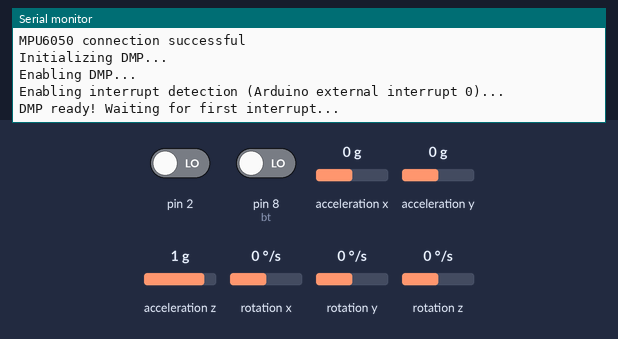
The sketch below on a simulated Arduino Uno, built with avr-gcc and run on an emulated ATmega328P. Shown: the last lines printed to the serial monitor. Inputs (shaded band) come from the test bench; at power-on: pin 8 (bt) LOW, acceleration x 0 g, acceleration y 0 g, acceleration z 1 g, rotation z 0 °/s, pin 2 LOW, rotation x 0 °/s, rotation y 0 °/s. The sensor or clock chip raises its interrupt line as the real part does.

Above: at 1.7 s.
1.8 s: pin 8 (bt) driven HIGH
At 2.17 s:
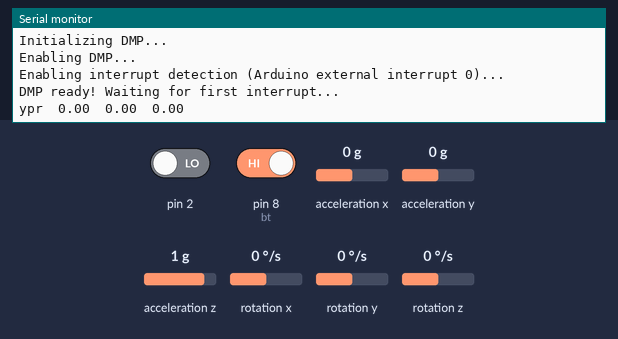
4.0 s: acceleration x set to -1.4 g
At 4.04 s:
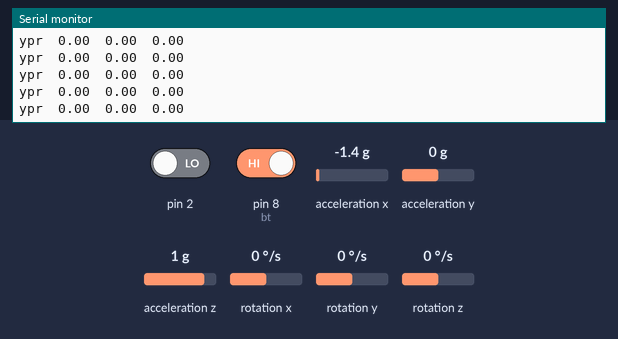
5.5 s: acceleration y set to -1.4 g
At 5.59 s:
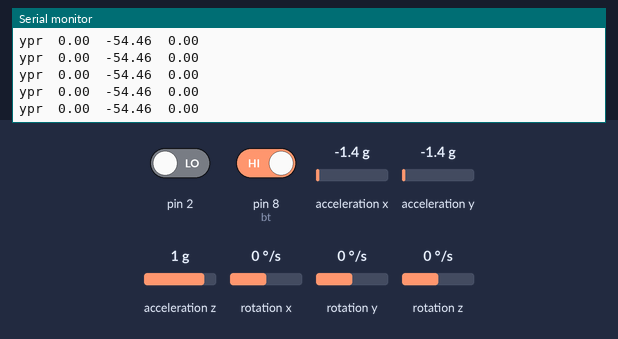
7.0 s: acceleration z set to -1.4 g
At 7.15 s:
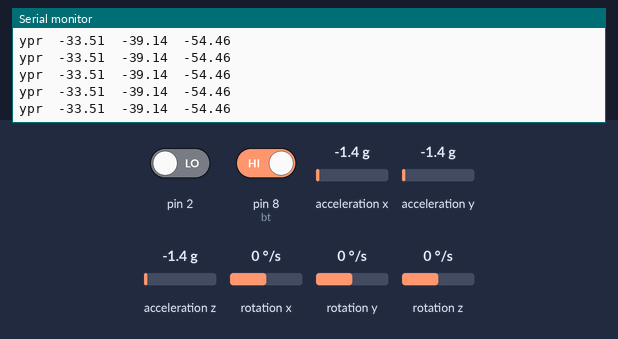
8.5 s: rotation z set to -192 °/s
At 8.71 s:
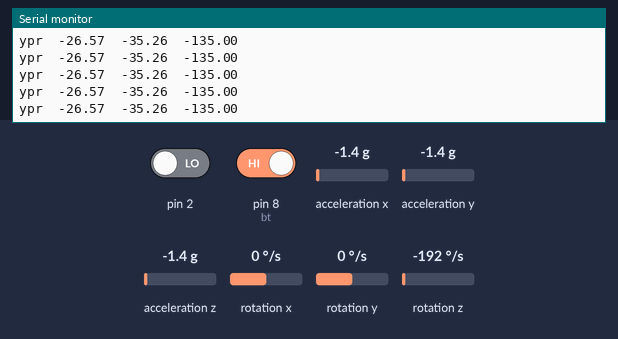
10.0 s: pin 8 (bt) driven LOW
At 11.0 s:
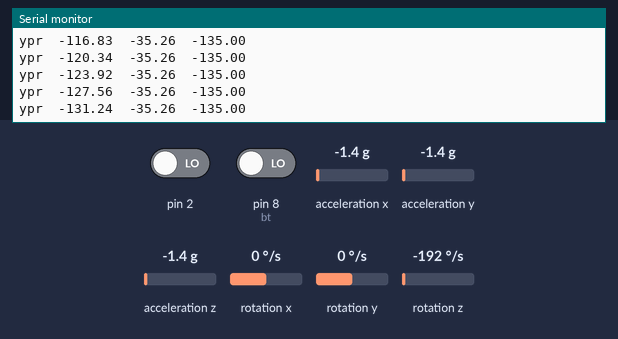
Timing chart, 0 to 13.0 s (numbered marks = the images above; inputs shaded):
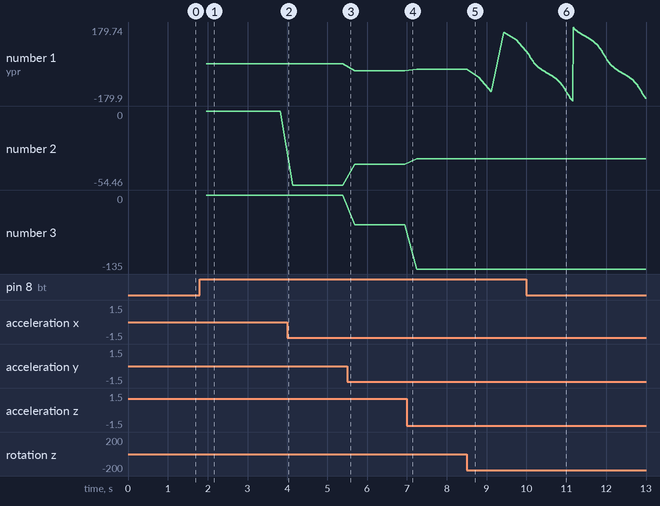

Measured:
- after the input at 1.8 s, the serial monitor: prints a new line after 0.16 s (image 1)
- after the input at 10.0 s, the serial monitor: prints a new line after 0.07 s (image 6)
- plotted number 1: 0 → -33.51 after the input at 5.5 s, -33.51 → -26.57 after the input at 7.0 s, -26.57 → 117.14 after the input at 8.5 s, 117.14 → -1.63 after the input at 10.0 s
- plotted number 2: 0 → -54.46 after the input at 4.0 s, -54.46 → -39.14 after the input at 5.5 s, -39.14 → -35.26 after the input at 7.0 s
- plotted number 3: -54.46 → -135 after the input at 7.0 s

The sketch:

code_mau_du_an.ino
```cpp
#include "I2Cdev.h"
#include "MPU6050_6Axis_MotionApps20.h"
//#include "MPU6050.h" // not necessary if using MotionApps include file
#if I2CDEV_IMPLEMENTATION == I2CDEV_ARDUINO_WIRE
#include "Wire.h"
#endif

// AD0 low = 0x68 (default for SparkFun breakout and InvenSense evaluation board)
// AD0 high = 0x69
MPU6050 mpu;
#define OUTPUT_READABLE_YAWPITCHROLL

// MPU control/status vars
bool dmpReady = false;  // set true if DMP init was successful
uint8_t mpuIntStatus;   // holds actual interrupt status byte from MPU
uint8_t devStatus;      // return status after each device operation (0 = success, !0 = error)
uint16_t packetSize;    // expected DMP packet size (default is 42 bytes)
uint16_t fifoCount;     // count of all bytes currently in FIFO
uint8_t fifoBuffer[64]; // FIFO storage buffer
VectorFloat gravity;
Quaternion q;
float ypr[3]; // [yaw, pitch, roll]   yaw/pitch/roll container and gravity vector
uint8_t teapotPacket[14] = {'$', 0x02, 0, 0, 0, 0, 0, 0, 0, 0, 0x00, 0x00, '\r', '\n'};
volatile bool mpuInterrupt = false; // indicates whether MPU interrupt pin has gone high

void dmpDataReady()
{
  mpuInterrupt = true;
}

#include <SoftwareSerial.h>
SoftwareSerial BTSerial(10, 11); // RX | TX
int bt = 8;
int x = 1;

void setup()
{
#if I2CDEV_IMPLEMENTATION == I2CDEV_ARDUINO_WIRE
  Wire.begin();
  TWBR = 24; // 400kHz I2C clock (200kHz if CPU is 8MHz)

#elif I2CDEV_IMPLEMENTATION == I2CDEV_BUILTIN_FASTWIRE
  Fastwire::setup(400, true);
#endif

  // initialize serial communication
  // (115200 chosen because it is required for Teapot Demo output, but it's
  // really up to you depending on your project)
  Serial.begin(115200);
  BTSerial.begin(38400);

  // while (!Serial); // wait for Leonardo enumeration, others continue immediately

  Serial.println(F("Initializing I2C devices..."));
  mpu.initialize();

  // verify connection
  Serial.println(F("Testing device connections..."));
  Serial.println(mpu.testConnection() ? F("MPU6050 connection successful") : F("MPU6050 connection failed"));

  // wait for ready

  // load and configure the DMP
  Serial.println(F("Initializing DMP..."));
  devStatus = mpu.dmpInitialize();

  // supply your own gyro offsets here, scaled for min sensitivity
  mpu.setXGyroOffset(220);
  mpu.setYGyroOffset(76);
  mpu.setZGyroOffset(-85);
  mpu.setZAccelOffset(1788);
  // make sure it worked (returns 0 if so)
  if (devStatus == 0)
  {
    // turn on the DMP, now that it's ready
    Serial.println(F("Enabling DMP..."));
    mpu.setDMPEnabled(true);

    // enable Arduino interrupt detection
    Serial.println(F("Enabling interrupt detection (Arduino external interrupt 0)..."));
    attachInterrupt(0, dmpDataReady, RISING);
    mpuIntStatus = mpu.getIntStatus();

    // set our DMP Ready flag so the main loop() function knows it's okay to use it
    Serial.println(F("DMP ready! Waiting for first interrupt..."));
    dmpReady = true;

    // get expected DMP packet size for later comparison
    packetSize = mpu.dmpGetFIFOPacketSize();
  }
  else
  {
    // ERROR!
    // 1 = initial memory load failed
    // 2 = DMP configuration updates failed
    // (if it's going to break, usually the code will be 1)
    Serial.print(F("DMP Initialization failed (code "));
    Serial.print(devStatus);
    Serial.println(F(")"));
  }
  // configure LED for output
  pinMode(bt, INPUT);
}
// ================================================================
// ===                    MAIN PROGRAM LOOP                     ===
// ================================================================
void loop()
{
  if (digitalRead(bt) == HIGH)
  {
    x++;
    delay(150);
  }
  if ((x % 2) == 0)
  {
    // if programming failed, don't try to do anything
    if (!dmpReady)
      return;

    // wait for MPU interrupt or extra packet(s) available
    while (!mpuInterrupt && fifoCount < packetSize)
    {
      // other program behavior stuff here
      // .
      // .
      // .
      // if you are really paranoid you can frequently test in between other
      // stuff to see if mpuInterrupt is true, and if so, "break;" from the
      // while() loop to immediately process the MPU data
      // .
      // .
      // .
    }

    // reset interrupt flag and get INT_STATUS byte
    mpuInterrupt = false;
    mpuIntStatus = mpu.getIntStatus();

    // get current FIFO count
    fifoCount = mpu.getFIFOCount();

    // check for overflow (this should never happen unless our code is too inefficient)
    if ((mpuIntStatus & 0x10) || fifoCount == 1024)
    {
      // reset so we can continue cleanly
      mpu.resetFIFO();
      Serial.println(F("FIFO overflow!"));
      // otherwise, check for DMP data ready interrupt (this should happen frequently)
    }
    else if (mpuIntStatus & 0x02)
    {
      // wait for correct available data length, should be a VERY short wait
      while (fifoCount < packetSize)
        fifoCount = mpu.getFIFOCount();

      // read a packet from FIFO
      mpu.getFIFOBytes(fifoBuffer, packetSize);

      // track FIFO count here in case there is > 1 packet available
      // (this lets us immediately read more without waiting for an interrupt)
      fifoCount -= packetSize;

#ifdef OUTPUT_READABLE_YAWPITCHROLL
      // display Euler angles in degrees
      mpu.dmpGetQuaternion(&q, fifoBuffer);
      mpu.dmpGetGravity(&gravity, &q);
      mpu.dmpGetYawPitchRoll(ypr, &q, &gravity);

      Serial.print("ypr\t");
      Serial.print(ypr[0] * 180 / M_PI);
      Serial.print("\t");
      Serial.print(ypr[1] * 180 / M_PI);
      Serial.print("\t");
      Serial.println(ypr[2] * 180 / M_PI);

      if ((ypr[1] * 180 / M_PI) <= -25)
      {
        BTSerial.write('F');
      }
      else if ((ypr[1] * 180 / M_PI) >= 25)
      {
        BTSerial.write('B');
      }
      else if ((ypr[2] * 180 / M_PI) <= -25)
      {
        BTSerial.write('L');
      }
      else if ((ypr[2] * 180 / M_PI) >= 20)
      {
        BTSerial.write('R');
      }
      else
      {
        BTSerial.write('S');
      }
#endif
    }
  }
  else
  {
    BTSerial.write('S');
  }
}
```
